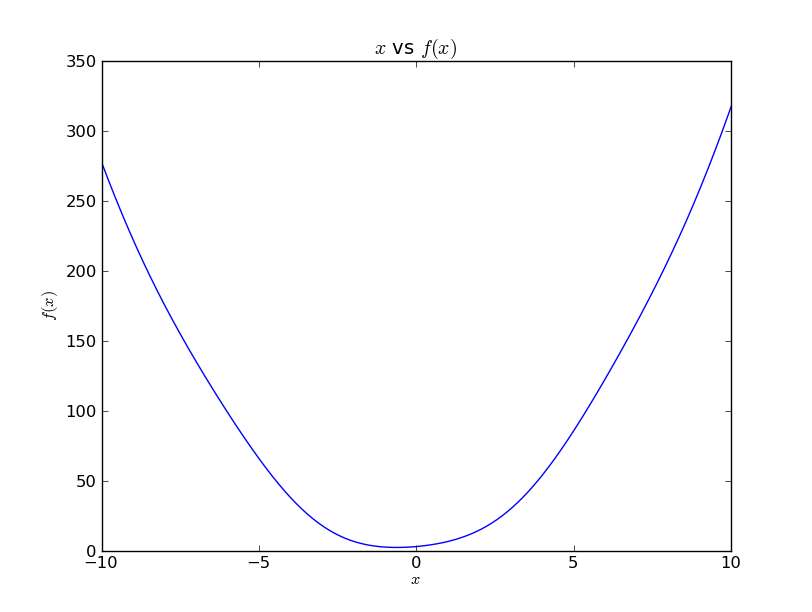

Generate this figure with Python:
import math
import numpy as np
import matplotlib.pyplot as plt
from scipy import optimize

# defined the function
def fx(x):
    return 2*x + 3*x**2 + 3*np.cos(x)

# gradient of the function 
def grad_fx(x):
    return 2 + 6*x - 3*np.sin(x) 

# initialize x and y as two list of numbers
x = np.linspace(-10,10,num = 1000)
y = []

# give an intial value for x
x0 = 1

# do the optimization and print the result
xopt = optimize.fmin_bfgs(fx, x0, fprime=fx)
print "Value of x when f(x) is minimized:", xopt, "Minimum value of f(x):", fx(xopt)

# get the values of y = f(x) by calculation
for i, v in enumerate(x):
    y.append( fx(v) )
 
# make the plot 
plt.plot(x,y)
plt.title(r"$x$ vs $f(x)$")
plt.xlabel(r"$x$")
plt.ylabel(r"$f(x)$")
plt.show()





    
